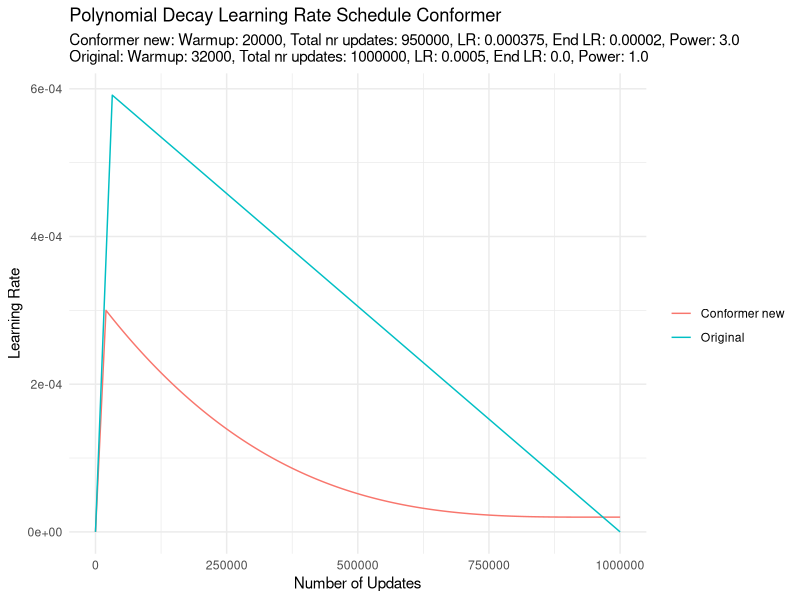
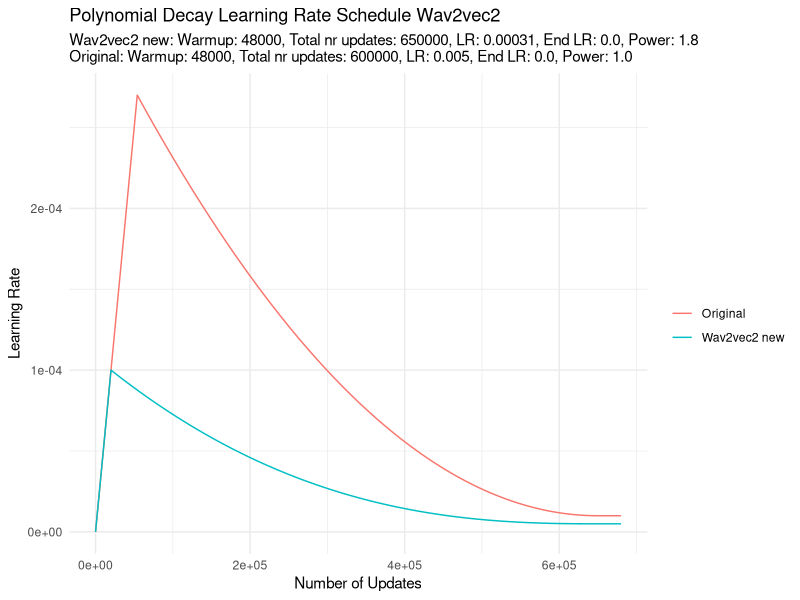

Write the R code that produced these figures, in order.
library(ggplot2)
library(dplyr)
library(tidyr)

num_updates = 37500
warmup = 20000
total_num_update = 950000
lr = 0.000375
end_learning_rate = 0.00002
power = 3.0

pct_remaining <- 1 - (num_updates - warmup) / (total_num_update - warmup)
lr_range = lr - end_learning_rate
lr = lr_range * pct_remaining ** power + end_learning_rate
lr

lr_schedule <- function(num_updates, warmup, total_num_update, lr, end_learning_rate, power) {
  # total_num_update is when LR reaches end_learning_rate, and is not the same as max_update
  if (warmup > 0 & num_updates < warmup){
    warmup_factor = num_updates / warmup
    lr = lr * warmup_factor
    return(lr)
  } else if (num_updates > total_num_update){
    return(end_learning_rate)
  } else {
    pct_remaining <- 1 - (num_updates - warmup) / (total_num_update - warmup)
    lr_range = lr - end_learning_rate
    lr = lr_range * pct_remaining ** power + end_learning_rate
    return(lr)
  }
}

# Generate range of num_updates
num_updates <- seq(0, 1000000, by = 1000)
learning_rates <- sapply(num_updates, function(x) lr_schedule(x, warmup=20000, total_num_update=950000, lr=0.0003, end_learning_rate=0.00002, power=3.0))
learning_rates_orig = sapply(num_updates, function(x) lr_schedule(x, warmup=32000, total_num_update=1000000, lr=0.00059137, end_learning_rate=0.0, power=1.0))

df <- data.frame(num_updates, learning_rates, learning_rates_orig)
# pivot_longer
df <- df %>% pivot_longer(cols = c(learning_rates, learning_rates_orig), names_to = "lr_type", values_to = "learning_rates")
# Rename the lr_types
df$lr_type <- ifelse(df$lr_type == "learning_rates", "Conformer new", "Original")

ggplot(df, aes(x=num_updates, y=learning_rates, color=lr_type)) +
  geom_line() +
  labs(title = "Polynomial Decay Learning Rate Schedule Conformer",
       x = "Number of Updates",
       y = "Learning Rate",
       subtitle = "Conformer new: Warmup: 20000, Total nr updates: 950000, LR: 0.000375, End LR: 0.00002, Power: 3.0 \nOriginal: Warmup: 32000, Total nr updates: 1000000, LR: 0.0005, End LR: 0.0, Power: 1.0",
       color = "") +
  theme_minimal()


#### Wav2vec2
num_updates <- seq(0, 680000, by = 1000)

learning_rates <- sapply(num_updates, function(x) lr_schedule(x, warmup=20000, total_num_update=650000, lr=0.0001, end_learning_rate=0.000005, power=2.5))
learning_rates_orig <- sapply(num_updates, function(x) lr_schedule(x, warmup=54000, total_num_update=650000, lr=0.00027, end_learning_rate=0.00001, power=2.0))

df <- data.frame(num_updates, learning_rates, learning_rates_orig)

# pivot_longer
df <- df %>% pivot_longer(cols = c(learning_rates, learning_rates_orig), names_to = "lr_type", values_to = "learning_rates")
# Rename the lr_types
df$lr_type <- ifelse(df$lr_type == "learning_rates", "Wav2vec2 new", "Original")

ggplot(df, aes(x=num_updates, y=learning_rates, color=lr_type)) +
  geom_line() +
  labs(title = "Polynomial Decay Learning Rate Schedule Wav2vec2",
       x = "Number of Updates",
       y = "Learning Rate",
       subtitle = "Wav2vec2 new: Warmup: 48000, Total nr updates: 650000, LR: 0.00031, End LR: 0.0, Power: 1.8 \nOriginal: Warmup: 48000, Total nr updates: 600000, LR: 0.005, End LR: 0.0, Power: 1.0",
       color = "") +
  theme_minimal()

